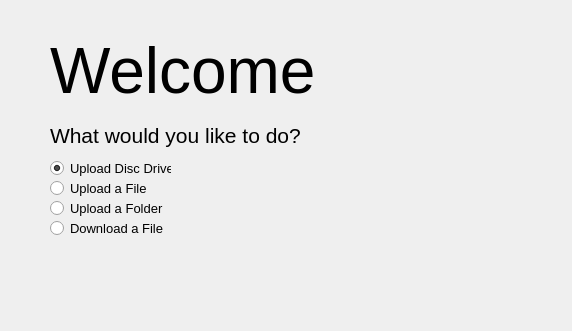
<?xml version="1.0" encoding="UTF-8"?>
<ui version="4.0">
 <class>NavigationHome</class>
 <widget class="QWidget" name="NavigationHome">
  <property name="geometry">
   <rect>
    <x>0</x>
    <y>0</y>
    <width>572</width>
    <height>331</height>
   </rect>
  </property>
  <property name="windowTitle">
   <string>Form</string>
  </property>
  <widget class="QLabel" name="label">
   <property name="geometry">
    <rect>
     <x>50</x>
     <y>40</y>
     <width>381</width>
     <height>61</height>
    </rect>
   </property>
   <property name="font">
    <font>
     <family>MS Sans Serif</family>
     <pointsize>48</pointsize>
    </font>
   </property>
   <property name="text">
    <string>Welcome</string>
   </property>
  </widget>
  <widget class="QLabel" name="label_2">
   <property name="geometry">
    <rect>
     <x>50</x>
     <y>110</y>
     <width>351</width>
     <height>51</height>
    </rect>
   </property>
   <property name="font">
    <font>
     <family>MS Sans Serif</family>
     <pointsize>16</pointsize>
    </font>
   </property>
   <property name="text">
    <string>What would you like to do?</string>
   </property>
  </widget>
  <widget class="QRadioButton" name="uploadDiscDriveRadioButton">
   <property name="geometry">
    <rect>
     <x>50</x>
     <y>160</y>
     <width>121</width>
     <height>17</height>
    </rect>
   </property>
   <property name="font">
    <font>
     <pointsize>10</pointsize>
    </font>
   </property>
   <property name="text">
    <string>Upload Disc Drive</string>
   </property>
   <property name="checked">
    <bool>true</bool>
   </property>
  </widget>
  <widget class="QRadioButton" name="uploadRadioButton">
   <property name="geometry">
    <rect>
     <x>50</x>
     <y>180</y>
     <width>101</width>
     <height>17</height>
    </rect>
   </property>
   <property name="font">
    <font>
     <pointsize>10</pointsize>
    </font>
   </property>
   <property name="text">
    <string>Upload a File</string>
   </property>
  </widget>
  <widget class="QRadioButton" name="uploadFolderRadioButton">
   <property name="geometry">
    <rect>
     <x>50</x>
     <y>200</y>
     <width>121</width>
     <height>17</height>
    </rect>
   </property>
   <property name="font">
    <font>
     <pointsize>10</pointsize>
    </font>
   </property>
   <property name="text">
    <string>Upload a Folder</string>
   </property>
  </widget>
  <widget class="QRadioButton" name="downloadRadioButton">
   <property name="geometry">
    <rect>
     <x>50</x>
     <y>220</y>
     <width>131</width>
     <height>17</height>
    </rect>
   </property>
   <property name="font">
    <font>
     <pointsize>10</pointsize>
    </font>
   </property>
   <property name="text">
    <string>Download a File</string>
   </property>
  </widget>
 </widget>
 <resources/>
 <connections/>
</ui>
